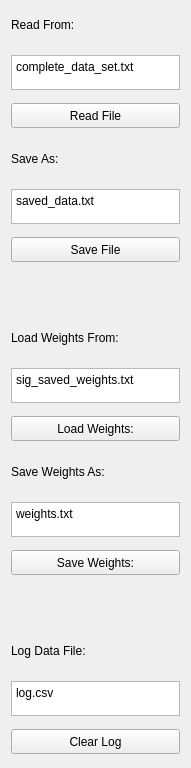
   <widget class="QWidget" name="verticalLayoutWidget">
    <property name="geometry">
     <rect>
      <x>20</x>
      <y>0</y>
      <width>191</width>
      <height>768</height>
     </rect>
    </property>
    <layout class="QVBoxLayout" name="verticalLayout" stretch="0,0,0,0,0,0,0,0,0,0,0,0,0,0,0,0,0">
     <property name="spacing">
      <number>6</number>
     </property>
     <property name="sizeConstraint">
      <enum>QLayout::SetMinimumSize</enum>
     </property>
     <property name="topMargin">
      <number>0</number>
     </property>
     <property name="bottomMargin">
      <number>0</number>
     </property>
     <item>
      <widget class="QLabel" name="label">
       <property name="sizePolicy">
        <sizepolicy hsizetype="Preferred" vsizetype="Fixed">
         <horstretch>0</horstretch>
         <verstretch>0</verstretch>
        </sizepolicy>
       </property>
       <property name="maximumSize">
        <size>
         <width>16777215</width>
         <height>35</height>
        </size>
       </property>
       <property name="text">
        <string>Read From:</string>
       </property>
      </widget>
     </item>
     <item>
      <widget class="QPlainTextEdit" name="pteReadFile">
       <property name="sizePolicy">
        <sizepolicy hsizetype="Expanding" vsizetype="Fixed">
         <horstretch>0</horstretch>
         <verstretch>0</verstretch>
        </sizepolicy>
       </property>
       <property name="maximumSize">
        <size>
         <width>16777215</width>
         <height>35</height>
        </size>
       </property>
       <property name="plainText">
        <string>complete_data_set.txt</string>
       </property>
      </widget>
     </item>
     <item>
      <widget class="QPushButton" name="btnReadFile">
       <property name="sizePolicy">
        <sizepolicy hsizetype="Minimum" vsizetype="Fixed">
         <horstretch>0</horstretch>
         <verstretch>0</verstretch>
        </sizepolicy>
       </property>
       <property name="maximumSize">
        <size>
         <width>16777215</width>
         <height>25</height>
        </size>
       </property>
       <property name="text">
        <string>Read File</string>
       </property>
      </widget>
     </item>
     <item>
      <widget class="QLabel" name="label_2">
       <property name="sizePolicy">
        <sizepolicy hsizetype="Preferred" vsizetype="Fixed">
         <horstretch>0</horstretch>
         <verstretch>0</verstretch>
        </sizepolicy>
       </property>
       <property name="maximumSize">
        <size>
         <width>16777215</width>
         <height>35</height>
        </size>
       </property>
       <property name="text">
        <string>Save As:</string>
       </property>
      </widget>
     </item>
     <item>
      <widget class="QPlainTextEdit" name="pteSaveFile">
       <property name="sizePolicy">
        <sizepolicy hsizetype="Expanding" vsizetype="Fixed">
         <horstretch>0</horstretch>
         <verstretch>0</verstretch>
        </sizepolicy>
       </property>
       <property name="maximumSize">
        <size>
         <width>16777215</width>
         <height>35</height>
        </size>
       </property>
       <property name="plainText">
        <string>saved_data.txt</string>
       </property>
      </widget>
     </item>
     <item>
      <widget class="QPushButton" name="btnSaveFile">
       <property name="maximumSize">
        <size>
         <width>16777215</width>
         <height>25</height>
        </size>
       </property>
       <property name="text">
        <string>Save File</string>
       </property>
      </widget>
     </item>
     <item>
      <spacer name="verticalSpacer">
       <property name="orientation">
        <enum>Qt::Vertical</enum>
       </property>
       <property name="sizeType">
        <enum>QSizePolicy::Fixed</enum>
       </property>
       <property name="sizeHint" stdset="0">
        <size>
         <width>20</width>
         <height>45</height>
        </size>
       </property>
      </spacer>
     </item>
     <item>
      <widget class="QLabel" name="label_3">
       <property name="sizePolicy">
        <sizepolicy hsizetype="Preferred" vsizetype="Fixed">
         <horstretch>0</horstretch>
         <verstretch>0</verstretch>
        </sizepolicy>
       </property>
       <property name="maximumSize">
        <size>
         <width>16777215</width>
         <height>35</height>
        </size>
       </property>
       <property name="text">
        <string>Load Weights From:</string>
       </property>
      </widget>
     </item>
     <item>
      <widget class="QPlainTextEdit" name="pteLoadWeights">
       <property name="maximumSize">
        <size>
         <width>16777215</width>
         <height>35</height>
        </size>
       </property>
       <property name="plainText">
        <string>sig_saved_weights.txt</string>
       </property>
      </widget>
     </item>
     <item>
      <widget class="QPushButton" name="btnLoadWeights">
       <property name="maximumSize">
        <size>
         <width>16777215</width>
         <height>25</height>
        </size>
       </property>
       <property name="text">
        <string>Load Weights:</string>
       </property>
      </widget>
     </item>
     <item>
      <widget class="QLabel" name="label_4">
       <property name="sizePolicy">
        <sizepolicy hsizetype="Preferred" vsizetype="Fixed">
         <horstretch>0</horstretch>
         <verstretch>0</verstretch>
        </sizepolicy>
       </property>
       <property name="maximumSize">
        <size>
         <width>16777215</width>
         <height>35</height>
        </size>
       </property>
       <property name="text">
        <string>Save Weights As:</string>
       </property>
      </widget>
     </item>
     <item>
      <widget class="QPlainTextEdit" name="pteSaveWeights">
       <property name="sizePolicy">
        <sizepolicy hsizetype="Expanding" vsizetype="Fixed">
         <horstretch>0</horstretch>
         <verstretch>0</verstretch>
        </sizepolicy>
       </property>
       <property name="maximumSize">
        <size>
         <width>16777215</width>
         <height>35</height>
        </size>
       </property>
       <property name="plainText">
        <string>weights.txt</string>
       </property>
      </widget>
     </item>
     <item>
      <widget class="QPushButton" name="btnSaveWeights">
       <property name="maximumSize">
        <size>
         <width>16777215</width>
         <height>25</height>
        </size>
       </property>
       <property name="text">
        <string>Save Weights:</string>
       </property>
      </widget>
     </item>
     <item>
      <spacer name="verticalSpacer_2">
       <property name="orientation">
        <enum>Qt::Vertical</enum>
       </property>
       <property name="sizeType">
        <enum>QSizePolicy::Fixed</enum>
       </property>
       <property name="sizeHint" stdset="0">
        <size>
         <width>20</width>
         <height>45</height>
        </size>
       </property>
      </spacer>
     </item>
     <item>
      <widget class="QLabel" name="label_5">
       <property name="sizePolicy">
        <sizepolicy hsizetype="Preferred" vsizetype="Fixed">
         <horstretch>0</horstretch>
         <verstretch>0</verstretch>
        </sizepolicy>
       </property>
       <property name="maximumSize">
        <size>
         <width>16777215</width>
         <height>35</height>
        </size>
       </property>
       <property name="text">
        <string>Log Data File:</string>
       </property>
      </widget>
     </item>
     <item>
      <widget class="QPlainTextEdit" name="pteLogFile">
       <property name="maximumSize">
        <size>
         <width>16777215</width>
         <height>35</height>
        </size>
       </property>
       <property name="plainText">
        <string>log.csv</string>
       </property>
      </widget>
     </item>
     <item>
      <widget class="QPushButton" name="btnClearLog">
       <property name="maximumSize">
        <size>
         <width>16777215</width>
         <height>25</height>
        </size>
       </property>
       <property name="text">
        <string>Clear Log</string>
       </property>
      </widget>
     </item>
    </layout>
   </widget>
